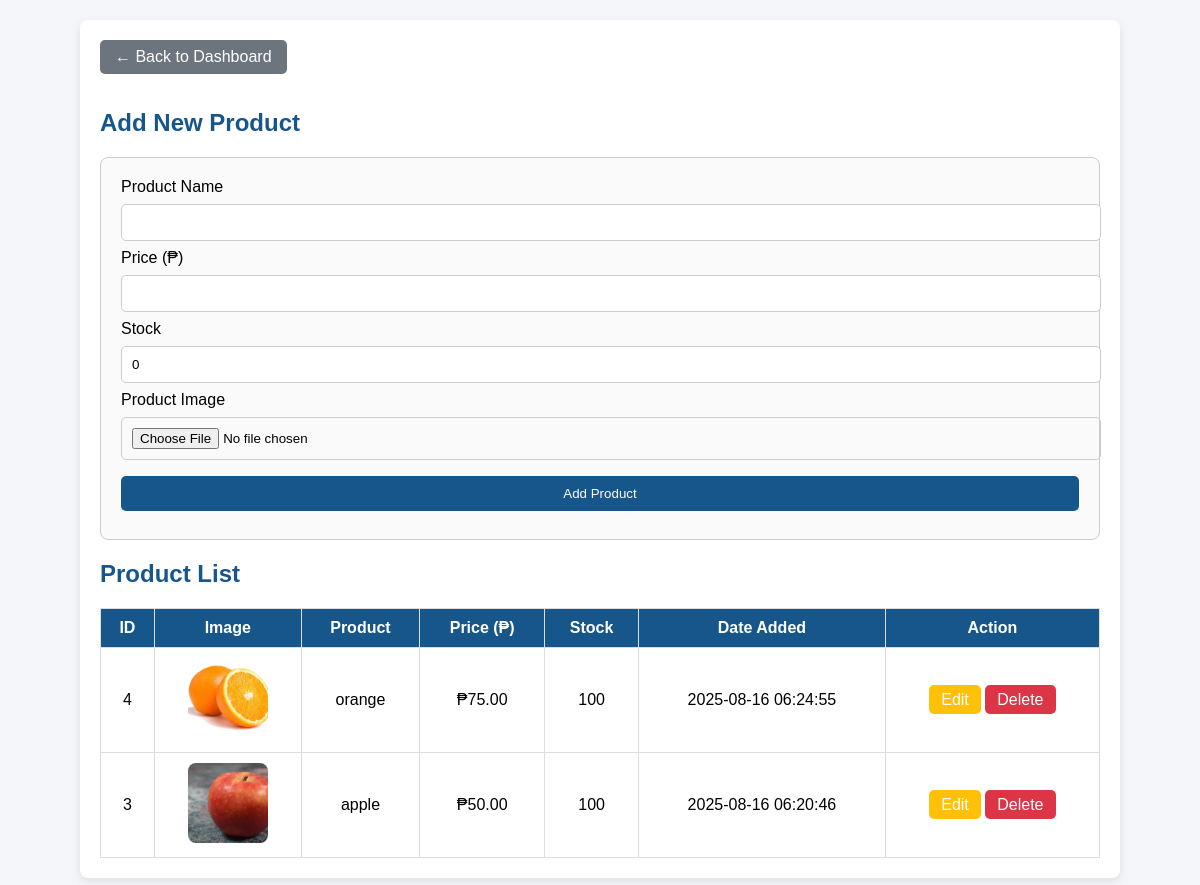
/products.php, run on the app's committed database.
### tables this page shows
CREATE TABLE `products` (
  `id` int(11) NOT NULL,
  `name` varchar(100) NOT NULL,
  `price` decimal(10,2) NOT NULL,
  `image` varchar(255) DEFAULT NULL,
  `stock` int(11) DEFAULT 0,
  `created_at` timestamp NOT NULL DEFAULT current_timestamp()
);

### products.php (the view, shortened to what this page needs)
<?php
require 'db.php';
$editProduct = null;
$products = $conn->query("SELECT * FROM products ORDER BY id DESC");
?>
<!DOCTYPE html>
<html>
<head>
</head>
<body>
<div class="container">
    <a href="index.php" class="back-btn">← Back to Dashboard</a>
    <h2><?= $editProduct ? 'Edit Product' : 'Add New Product'; ?></h2>
    <form method="POST" enctype="multipart/form-data">
        <label>Product Name</label>
        <input type="text" name="product_name" value="<?= $editProduct['name'] ?? ''; ?>" required>
        <label>Price (₱)</label>
        <input type="number" name="price" step="0.01" min="1" value="<?= $editProduct['price'] ?? ''; ?>" required>
        <label>Stock</label>
        <input type="number" name="stock" min="0" value="<?= $editProduct['stock'] ?? '0'; ?>" required>
        <label>Product Image <?= $editProduct ? '(leave empty to keep existing)' : ''; ?></label>
        <input type="file" name="image" accept="image/*">
        <button type="submit" name="add_product"><?= $editProduct ? 'Update Product' : 'Add Product'; ?></button>
    </form>
    <h2>Product List</h2>
    <table>
        <tr>
            <th>ID</th>
            <th>Image</th>
            <th>Product</th>
            <th>Price (₱)</th>
            <th>Stock</th>
            <th>Date Added</th>
            <th>Action</th>
        </tr>
        <?php if ($products->num_rows > 0): ?>
            <?php while($row = $products->fetch_assoc()): ?>
            <tr>
                <td><?= $row['id']; ?></td>
                <td><img src="<?= htmlspecialchars($row['image']); ?>" alt="Product"></td>
                <td><?= htmlspecialchars($row['name']); ?></td>
                <td>₱<?= number_format($row['price'], 2); ?></td>
                <td><?= $row['stock']; ?></td>
                <td><?= $row['created_at'] ?? ''; ?></td>
                <td>
                    <a href="?edit=<?= $row['id']; ?>" class="edit-btn">Edit</a>
                    <a href="?delete=<?= $row['id']; ?>" class="delete-btn" onclick="return confirm('Are you sure you want to delete this product?')">Delete</a>
                </td>
            </tr>
            <?php endwhile; ?>
        <?php else: ?>
            <tr><td colspan="7">No products yet.</td></tr>
        <?php endif; ?>
    </table>
</div>
</body>
</html>

### products.php (style rules this page uses)
body { font-family: Arial; margin: 20px; background: #f4f6f9; }
.container { max-width: 1000px; margin: auto; background: white; padding: 20px; border-radius: 8px; box-shadow: 0 3px 8px rgba(0,0,0,0.1); }
h2 { color: #17568A; }
form { border: 1px solid #ccc; padding: 20px; border-radius: 8px; margin-bottom: 20px; background: #fafafa; }
input, button { width: 100%; padding: 10px; margin: 8px 0; border-radius: 5px; border: 1px solid #ccc; }
button { background: #17568A; color: white; border: none; cursor: pointer; }
.back-btn { display: inline-block; margin-bottom: 15px; padding: 8px 15px; background: #6c757d; color: white; text-decoration: none; border-radius: 5px; }
table { width: 100%; border-collapse: collapse; margin-top: 20px; }
th, td { border: 1px solid #ddd; padding: 10px; text-align: center; vertical-align: middle; }
th { background: #17568A; color: white; }
img { width: 80px; height: 80px; object-fit: cover; border-radius: 8px; }
.delete-btn { background: #dc3545; color: white; padding: 6px 12px; text-decoration: none; border-radius: 5px; }
.edit-btn { background: #ffc107; color: white; padding: 6px 12px; text-decoration: none; border-radius: 5px; }

### data on the page
products: id "4", image (picture), name "orange", price "75.00", stock "100", created_at "2025-08-16 06:24:55"
products: id "3", image (picture), name "apple", price "50.00", stock "100", created_at "2025-08-16 06:20:46"
